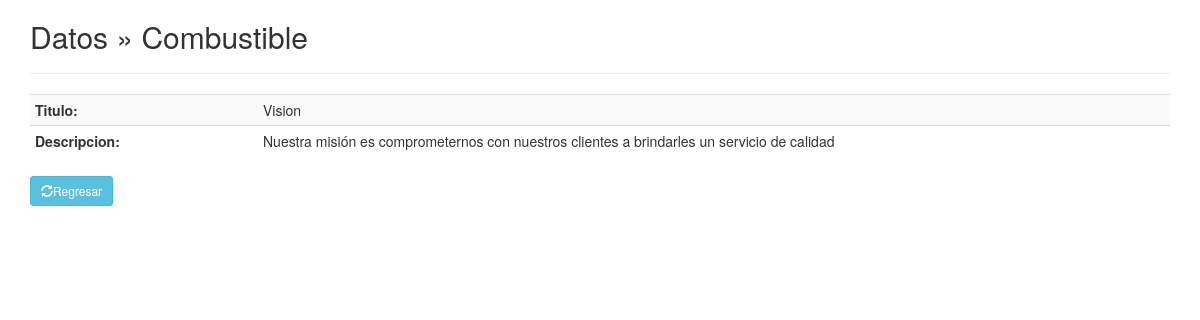
The app's page /vistas-tablas/TablaNosotros/vernosotros.php?id=2 with its own data.
### tables this page shows
CREATE TABLE `nosotros` (
  `idnosotros` int(11) NOT NULL,
  `titulo` varchar(250) NOT NULL,
  `descripcion` varchar(500) NOT NULL
);

### vistas-tablas/TablaNosotros/vernosotros.php (the view, shortened to what this page needs)
<?php
if(isset($_GET["id"]) && !empty(trim($_GET["id"]))){
    require_once "config.php";
    $sql = "SELECT * FROM nosotros WHERE idnosotros = ?";
    if($stmt = mysqli_prepare($link, $sql)){
        mysqli_stmt_bind_param($stmt, "i", $param_id);
        if(mysqli_stmt_execute($stmt)){
            $result = mysqli_stmt_get_result($stmt);
            if(mysqli_num_rows($result) == 1){
                $row = mysqli_fetch_array($result, MYSQLI_ASSOC);
            } else{
                header("location: errornosotros.php");
                exit();
            }
        } else{
            echo "Oops! A ocurrido un error. Por favor intentelo mas tarde.";
        }
    }
} else{
    header("location: errornosotros.php");
    exit();
}
?>
<!DOCTYPE html>
<html lang="en">
<head>
    <link rel="stylesheet" href="https://maxcdn.bootstrapcdn.com/bootstrap/3.3.7/css/bootstrap.css">
</head>
<body>
    <div class="container">
        <div class="content">
            <h2>Datos &raquo; Combustible</h2>
            <hr />
                    <table class="table table-striped table-condensed">
                <tr>
                    <th width="20%">Titulo:</th>
                    <td><?php echo $row['titulo']; ?></td>
                </tr>
                <tr>
                    <th>Descripcion:</th>
                    <td><?php echo $row['descripcion']; ?></td>
                </tr>
    </table>
            <a href="inicionosotros.php" class="btn btn-sm btn-info"><span class="glyphicon glyphicon-refresh" aria-hidden="true"></span>Regresar</a>
        </div>
    </div>
</body>
</html>

### records on screen
nosotros: titulo "Vision", descripcion "Nuestra misión es comprometernos con nuestros clientes a brindarles un servicio de calidad"
